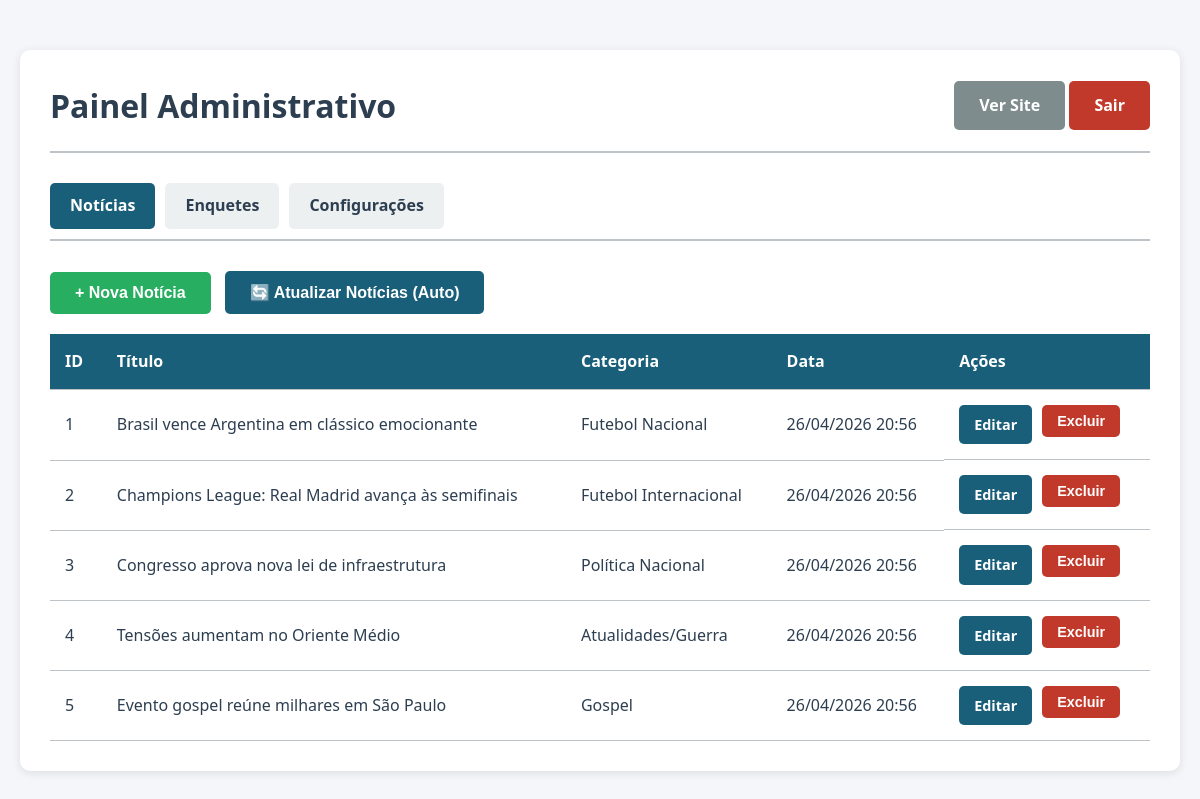
The app's page /admin.php (signed in) with its own data.
### tables this page shows
CREATE TABLE noticias (
            id INTEGER PRIMARY KEY AUTOINCREMENT,
            titulo TEXT NOT NULL,
            slug TEXT UNIQUE NOT NULL,
            conteudo TEXT NOT NULL,
            imagem TEXT,
            categoria TEXT NOT NULL,
            data_publicacao DATETIME DEFAULT CURRENT_TIMESTAMP,
            created_at DATETIME DEFAULT CURRENT_TIMESTAMP,
            updated_at DATETIME DEFAULT CURRENT_TIMESTAMP
        );

### functions.php (called while the page is built, shortened)
<?php
function getCategories(): array {
    return [
        'gerais' => 'Gerais',
        'nacionais' => 'Nacionais',
        'internacionais' => 'Internacionais',
        'esportes-futebol-nacional' => 'Futebol Nacional',
        'esportes-futebol-internacional' => 'Futebol Internacional',
        'politica-nacional' => 'Política Nacional',
        'politica-internacional' => 'Política Internacional',
        'gospel' => 'Gospel',
        'atualidades-guerra' => 'Atualidades/Guerra'
    ];
}
function e(string $string): string {
    return htmlspecialchars($string, ENT_QUOTES, 'UTF-8');
}
function formatarData(string $data): string {
    $datetime = new DateTime($data);
    return $datetime->format('d/m/Y H:i');
}

### admin.php (the view, shortened to what this page needs)
<?php
require_once __DIR__ . '/functions.php';
$loginError = '';
$isLoggedIn = isset($_SESSION['logged_in']) && $_SESSION['logged_in'] === true;
if ($isLoggedIn) {
    $pdo = getDbConnection();
}
$noticias = [];
$categories = getCategories();
if ($isLoggedIn) {
    $noticias = $pdo->query("SELECT * FROM noticias ORDER BY data_publicacao DESC")->fetchAll();
}
$activeTab = $_GET['tab'] ?? 'noticias';
?>
<!DOCTYPE html>
<html lang="pt-BR">
<head>
    <link rel="stylesheet" href="style.css">
</head>
<body>
    <?php if (!$isLoggedIn): ?>
        <div class="admin-container">
            <div class="admin-panel" style="max-width: 400px; margin: 100px auto;">
                <h2 class="text-center mb-2">Login Administrativo</h2>
                <?php if ($loginError): ?>
                    <div class="message message-error"><?= e($loginError) ?></div>
                <?php endif; ?>
                <form method="POST">
                    <input type="hidden" name="action" value="login">
                    <div class="form-group">
                        <label>Usuário</label>
                        <input type="text" name="username" required autofocus>
                    </div>
                    <div class="form-group">
                        <label>Senha</label>
                        <input type="password" name="password" required>
                    </div>
                    <button type="submit" class="btn" style="width: 100%;">Entrar</button>
                </form>
                <p class="text-center mt-2"><a href="/">← Voltar ao site</a></p>
            </div>
        </div>
    <?php else: ?>
        <div class="admin-container">
            <div class="admin-panel">
                <div class="admin-header">
                    <h1>Painel Administrativo</h1>
                    <div>
                        <a href="/" class="btn btn-secondary" target="_blank">Ver Site</a>
                        <a href="?logout=1" class="btn btn-danger">Sair</a>
                    </div>
                </div>
                <div class="admin-tabs">
                    <a href="?tab=noticias" class="admin-tab <?= $activeTab === 'noticias' ? 'active' : '' ?>">Notícias</a>
                    <a href="?tab=enquetes" class="admin-tab <?= $activeTab === 'enquetes' ? 'active' : '' ?>">Enquetes</a>
                    <a href="?tab=configuracoes" class="admin-tab <?= $activeTab === 'configuracoes' ? 'active' : '' ?>">Configurações</a>
                </div>
                <?php if ($activeTab === 'noticias'): ?>
                    <div class="mb-2">
                        <button onclick="document.getElementById('form-noticia').style.display='block'" class="btn btn-success">
                            + Nova Notícia
                        </button>
                        <form method="POST" class="inline-block" style="display: inline; margin-left: 10px;">
                            <button type="submit" class="btn">🔄 Atualizar Notícias (Auto)</button>
                        </form>
                    </div>
                    <table class="admin-table">
                        <thead>
                            <tr>
                                <th>ID</th>
                                <th>Título</th>
                                <th>Categoria</th>
                                <th>Data</th>
                                <th>Ações</th>
                            </tr>
                        </thead>
                        <tbody>
                            <?php foreach ($noticias as $n): ?>
                                <tr>
                                    <td><?= $n['id'] ?></td>
                                    <td><a href="/noticia/<?= e($n['slug']) ?>" target="_blank"><?= e($n['titulo']) ?></a></td>
                                    <td><?= e($categories[$n['categoria']] ?? $n['categoria']) ?></td>
                                    <td><?= formatarData($n['data_publicacao']) ?></td>
                                    <td class="admin-actions">
                                        <a href="?tab=noticias&editar_noticia=<?= $n['id'] ?>" class="btn">Editar</a>
                                        <form method="POST" style="display: inline;" onsubmit="return confirm('Tem certeza?')">
                                            <button type="submit" class="btn btn-danger">Excluir</button>
                                        </form>
                                    </td>
                                </tr>
                            <?php endforeach; ?>
                        </tbody>
                    </table>
                <?php endif; ?>
            </div>
        </div>
    <?php endif; ?>
</body>
</html>

### style.css (style rules this page uses)
:root { --primary-color: #1a5f7a; --secondary-color: #c0392b; --accent-color: #e67e22; --text-dark: #2c3e50; --text-light: #7f8c8d; --bg-light: #ecf0f1; --white: #ffffff; --border-color: #bdc3c7; --shadow: 0 2px 10px rgba(0,0,0,0.1); --shadow-hover: 0 5px 20px rgba(0,0,0,0.15); }
* { margin: 0; padding: 0; box-sizing: border-box; }
body { font-family: 'Segoe UI', Tahoma, Geneva, Verdana, sans-serif; line-height: 1.6; color: var(--text-dark); background-color: var(--bg-light); }
a { text-decoration: none; color: inherit; transition: color 0.3s ease; }
.admin-panel { background: var(--white); border-radius: 10px; padding: 30px; box-shadow: var(--shadow); margin: 30px auto; }
.admin-header { display: flex; justify-content: space-between; align-items: center; margin-bottom: 30px; padding-bottom: 20px; border-bottom: 2px solid var(--border-color); }
.admin-tabs { display: flex; gap: 10px; margin-bottom: 30px; border-bottom: 2px solid var(--border-color); padding-bottom: 10px; }
.admin-tab { padding: 10px 20px; background: var(--bg-light); border: none; border-radius: 5px; cursor: pointer; font-weight: 600; transition: all 0.3s ease; }
.admin-tab:hover, .admin-tab.active { background: var(--primary-color); color: var(--white); }
.btn { display: inline-block; padding: 12px 25px; background: var(--primary-color); color: var(--white); border: none; border-radius: 5px; cursor: pointer; font-size: 1em; font-weight: 600; transition: all 0.3s ease; }
.btn-secondary { background: var(--text-light); }
.btn-danger { background: var(--secondary-color); }
.btn-success { background: #27ae60; }
.admin-table { width: 100%; border-collapse: collapse; margin-top: 20px; }
.admin-table th, .admin-table td { padding: 15px; text-align: left; border-bottom: 1px solid var(--border-color); }
.admin-table th { background: var(--primary-color); color: var(--white); font-weight: 600; }
.admin-actions { display: flex; gap: 10px; }
.admin-actions .btn { padding: 8px 15px; font-size: 0.9em; }
.mb-2 { margin-bottom: 20px; }

### admin.php (style rules this page uses)
body { background: #f5f6fa; }
.admin-container { max-width: 1200px; margin: 0 auto; padding: 20px; }

### records on screen
noticias: id "1", titulo "Brasil vence Argentina em clássico emocionante", categoria "Futebol Nacional", data_publicacao "26/04/2026 20:56"
noticias: id "2", titulo "Champions League: Real Madrid avança às semifinais", categoria "Futebol Internacional", data_publicacao "26/04/2026 20:56"
noticias: id "3", titulo "Congresso aprova nova lei de infraestrutura", categoria "Política Nacional", data_publicacao "26/04/2026 20:56"
noticias: id "4", titulo "Tensões aumentam no Oriente Médio", categoria "Atualidades/Guerra", data_publicacao "26/04/2026 20:56"
noticias: id "5", titulo "Evento gospel reúne milhares em São Paulo", categoria "Gospel", data_publicacao "26/04/2026 20:56"
